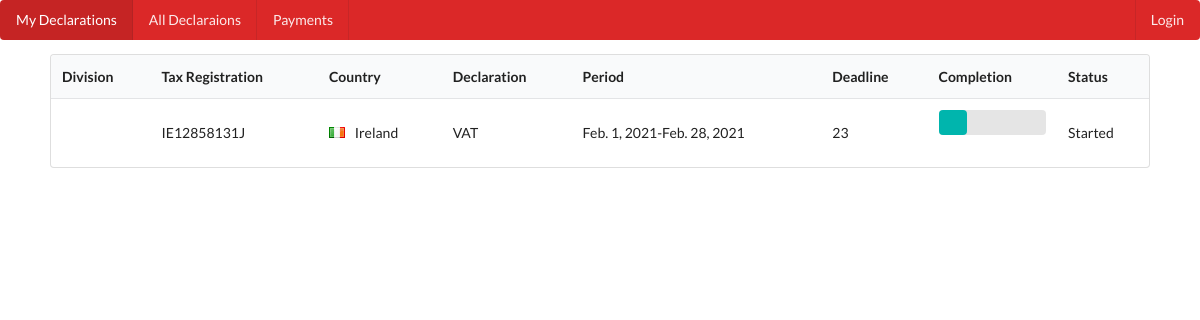
Page /compliance/declarations/ on the earlier database version.
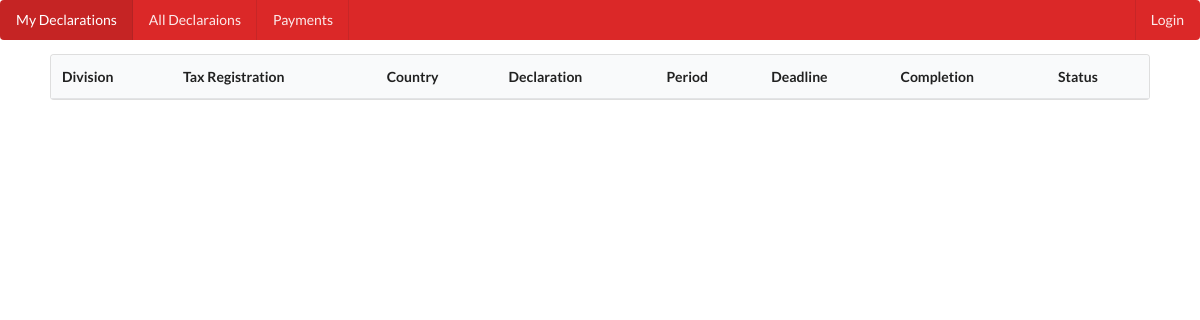
Same page on the later database version.
### compliance/models.py (models this page shows, shortened)
class Declaration(models.Model):
    DECLARATION_CHOICES = [
        ('VAT', 'VAT Return'),
        ('INT', 'Intrastat'),
        ('ECS', 'EC Sales List'),
    ]
    declaration_type = models.CharField(
        max_length=3,
        choices=DECLARATION_CHOICES,
        default='VAT'
    )
    month = models.CharField(max_length=40, null=True)
    year = models.CharField(max_length=40, null=True)
    period_start = models.DateField(null=True)
    period_end = models.DateField(null=True)
    is_payable = models.BooleanField(default=False)
    payable_receivable_amount = models.DecimalField(decimal_places=2, max_digits=10, default=0.00)
    country = models.ForeignKey(Country, on_delete=models.CASCADE, null=True)
    time_budget = models.IntegerField(default=60)
    is_submitted_for_review = models.BooleanField(default=False)
    is_reviewed = models.BooleanField(default=False)
    is_filed = models.BooleanField(default=False)
    is_paid = models.BooleanField(default=False)
    status = models.CharField(max_length=100, default='not started')
    tax_registration = models.ForeignKey(TaxRegistration, on_delete=models.CASCADE, null=True)
    completion_pct = models.IntegerField(null=True)
    preparer = models.ForeignKey(User, on_delete=models.CASCADE, related_name='reviewer', null=True)
    reviewer = models.ForeignKey(User, on_delete=models.CASCADE, related_name='preparer', null=True)

class TaxRegistration(models.Model):
    tax_id = models.CharField(max_length=12)
    country = models.ForeignKey(Country, on_delete=models.CASCADE)
    division = models.ForeignKey(Division, on_delete=models.CASCADE)
    def __str__(self):
        return self.tax_id

class Country(models.Model):
    name = models.CharField(max_length=40)
    abbreviation = models.CharField(max_length=2)
    vat_deadline = models.CharField(max_length=40)
    ec_sales_deadline = models.CharField(max_length=40)
    intrastat_deadline = models.CharField(max_length=40)
    def __str__(self):
        return self.name

### compliance/views.py (the view)
# urls.py: path('declarations/', views.declaration_list, name='declaration_list'),
def declaration_list(request):
    declarations = Declaration.objects.all()
    context = {'declarations':declarations}
    return render(request, 'compliance/list/declaration_list.html', context)

### compliance/templates/compliance/list/declaration_list.html (shortened to what this page needs)
{% extends "../base.html" %}
{% load static %}
{% block content %}
    <table class="ui single lined table">
        <thead>
            <th>Division</th>
            <th>Tax Registration</th>
            <th>Country</th>
            <th>Declaration</th>
            <th>Period</th>
            <th>Deadline</th>
            <th>Completion</th>
            <th>Status</th>
        </thead>
        <tbody>
            {% for declaration in declarations %}
            <a href="{% url 'declaration_detail' declaration.id %}">
                <tr>
                    <td><a href="{% url 'declaration_detail' declaration.id %}">{{ declaration.tax_registration.divison }}</a></td>
                    <td>{{ declaration.tax_registration }}</td>
                    <td><i class="{{ declaration.country.abbreviation}} flag"></i> {{ declaration.country }} </td>
                    <td>{{ declaration.declaration_type }}</td>
                    <td>{{ declaration.period_start }}-{{ declaration.period_end }}</td>
                    <td>{{ declaration.country.vat_deadline }}</td>
                    <td><div class="ui teal progress" data-percent="{{declaration.completion_pct}}" data-total="100" id='example'>
                        <div class="bar"></div>
                    </div></td>
                    <td>{{ declaration.status }}</td>
                </tr>
            </a>
            {% endfor %}
        </tbody>
    </table>
{% endblock %}

### compliance/templates/compliance/base.html (shortened to what this page needs)
<html>
    <head>
        {% load static %}
        <link rel="stylesheet" type="text/css" href="{% static 'compliance/semantic.min.css' %}">
        <link rel="stylesheet" type="text/css" href="{% static 'compliance/base.css' %}">
    </head>
    <body>
        <div class="ui inverted red menu">
            <a class="active item">My Declarations</a>
            <a class="item">All Declaraions</a>
            <a class="item">Payments</a>
            <div class='right menu'>
                {% if user.is_authenticated %}
                <a class="item">{{ user.get_username }}</a>
                <a class="item" href="{% url 'user_logout' %}">Logout</a>
                {% else %}
                <a class="item">Login</a>
                {% endif %}
            </div>
        </div>
        <div class="content-container">
            {% block content %}
            {% endblock %}
        </div>
    </body>
</html>

### compliance/static/compliance/base.css (style rules this page uses)
.content-container { margin: 10px 50px; }

Differences in the rows shown:
removed Declaration: tax_registration "IE12858131J", country "Ireland", declaration_type "VAT", period_start "Feb. 1, 2021", period_end "Feb. 28, 2021", country.vat_deadline "23", completion_pct 10 (drawn), status "Started"
